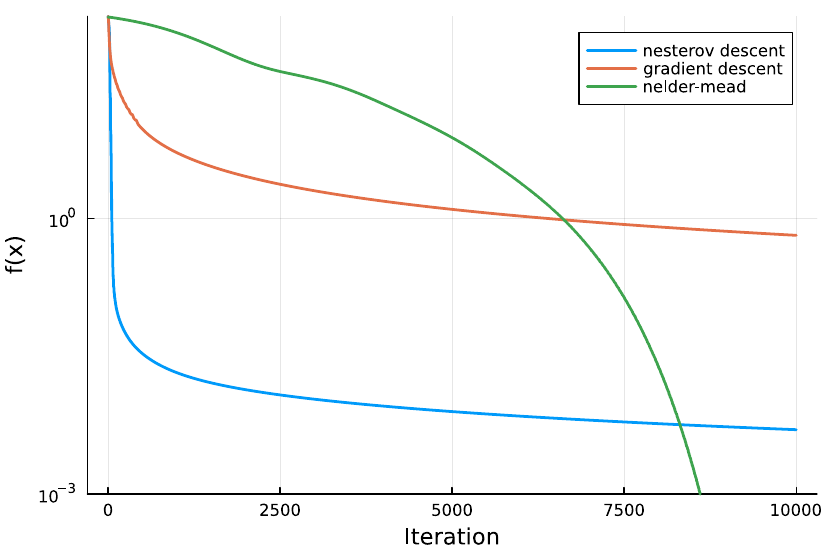

Julia code for this plot:
using Plots
using AdvConvex.HW3
using AdvConvex.HW4
using Optim

mat = get_spam_data()
X_train, Y_train, X_test, Y_test = train_test_split(mat, 0.05)
w = rand(size(X_train, 1))

f = LogRegProblem(X_test,Y_test)
∇f(w) = HW3.∇(f, w)

prob = DifferentiableProblem(f, ∇f)
nest_solver = NesterovDescentSolver(
    α = 1e-2,
    ϵ = 0.0,
    max_iter = 10^4,
    linesearch = BackTrackingLineSearch(),
)
w0 = zeros(size(X_test, 1))
w_opt_nest, hist_nest = HW4.solve(nest_solver, prob, w0)

gd_solver = GradientDescentSolver(
    α = 1e-3,
    ϵ = 1e-10,
    max_iter = 10^4,
    linesearch = BackTrackingLineSearch(),
)
w0 = zeros(size(X_test, 1))
w_opt_gd, hist_gd = HW3.solve(gd_solver, prob, w0)

w0 = zeros(size(X_test, 1))
nm_solver = NelderMead()
res = optimize(f, w0, nm_solver,
    Optim.Options(iterations=10_000, show_trace=false, store_trace=true)
)



plot(
    hist_nest.f, yscale=:log10,
    label="nesterov descent", lw=2,
    xlabel="Iteration", ylabel="f(x)",
    ylims=(10^(floor(log10(last(hist_nest.f)))),Inf), yminorgrid=true)
plot!(hist_gd.f, label="gradient descent", lw=2)
plot!(getfield.(res.trace, :value), label="nelder-mead", lw=2)
savefig(joinpath(@__DIR__, "p1.pdf"))
